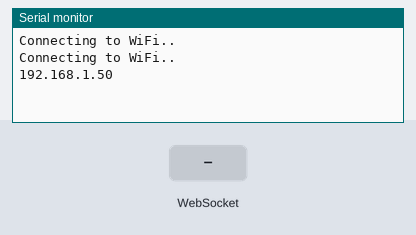
Bench run of a sketch on a simulated ESP32. On the bench: the last lines printed to the serial monitor. The test bench sets the inputs (shaded band). WiFi joins after 1.5 s; servers stay silent unless stated; the camera gives no picture.

Above: at 3.5 s.
3.6 s: WebSocket text "1" received
At 4.3 s:
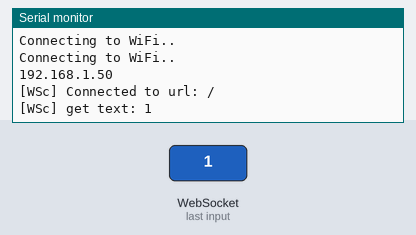
5.1 s: WebSocket text "0" received
At 5.8 s:
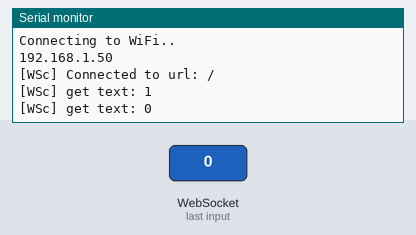
6.6 s: WebSocket text "2" received
At 7.3 s:
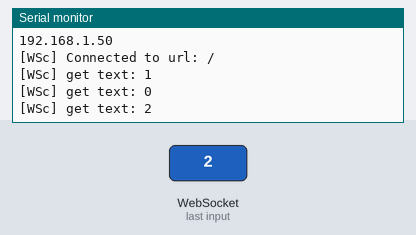

The sketch:

esp32camwebsocket.ino
```cpp
#include "WiFi.h"
#include "esp_camera.h"
//#include "base64.h"

#include <ArduinoJson.h>
#include <WebSocketsClient.h>
//#include <SocketIOclient.h>


#define PWDN_GPIO_NUM       -1
#define RESET_GPIO_NUM      -1
#define XCLK_GPIO_NUM       4
#define SIOD_GPIO_NUM       18
#define SIOC_GPIO_NUM       23

#define Y9_GPIO_NUM         36
#define Y8_GPIO_NUM         37
#define Y7_GPIO_NUM         38
#define Y6_GPIO_NUM         39
#define Y5_GPIO_NUM         35
#define Y4_GPIO_NUM         14
#define Y3_GPIO_NUM         13
#define Y2_GPIO_NUM         34
#define VSYNC_GPIO_NUM      5
#define HREF_GPIO_NUM       27
#define PCLK_GPIO_NUM       25

#define I2C_SDA             21
#define I2C_SCL             22

#define BUTTON_1            15

// Replace with your network credentials
const char* ssid = "NETGEAR31";
const char* password = "fluffywind2904";

WebSocketsClient webSocket;

void webSocketEvent(WStype_t type, uint8_t * payload, size_t length) {

  switch(type) {
    case WStype_DISCONNECTED:
      Serial.printf("[WSc] Disconnected!\n");
      break;
    case WStype_CONNECTED: {
      Serial.printf("[WSc] Connected to url: %s\n", payload);
    }
      break;
    case WStype_TEXT:
      Serial.printf("[WSc] get text: %s\n", payload);
      break;
    case WStype_BIN:
      Serial.printf("[WSc] get binary length: %u\n", length);
      break;
    case WStype_PING:
        // pong will be send automatically
        Serial.printf("[WSc] get ping\n");
        break;
    case WStype_PONG:
        // answer to a ping we send
        Serial.printf("[WSc] get pong\n");
        break;
    }

}

void setupCamera()
{

    camera_config_t config;
    config.ledc_channel = LEDC_CHANNEL_0;
    config.ledc_timer = LEDC_TIMER_0;
    config.pin_d0 = Y2_GPIO_NUM;
    config.pin_d1 = Y3_GPIO_NUM;
    config.pin_d2 = Y4_GPIO_NUM;
    config.pin_d3 = Y5_GPIO_NUM;
    config.pin_d4 = Y6_GPIO_NUM;
    config.pin_d5 = Y7_GPIO_NUM;
    config.pin_d6 = Y8_GPIO_NUM;
    config.pin_d7 = Y9_GPIO_NUM;
    config.pin_xclk = XCLK_GPIO_NUM;
    config.pin_pclk = PCLK_GPIO_NUM;
    config.pin_vsync = VSYNC_GPIO_NUM;
    config.pin_href = HREF_GPIO_NUM;
    config.pin_sscb_sda = SIOD_GPIO_NUM;
    config.pin_sscb_scl = SIOC_GPIO_NUM;
    config.pin_pwdn = PWDN_GPIO_NUM;
    config.pin_reset = RESET_GPIO_NUM;
    config.xclk_freq_hz = 20000000;
    config.pixel_format = PIXFORMAT_JPEG;

    config.frame_size = FRAMESIZE_UXGA; // FRAMESIZE_ + QVGA|CIF|VGA|SVGA|XGA|SXGA|UXGA
    config.jpeg_quality = 6;
    config.fb_count = 1;

    // Init Camera
    esp_err_t err = esp_camera_init(&config);
    if (err != ESP_OK) {
      Serial.printf("Camera init failed with error 0x%x", err);
      return;
    }

    sensor_t *s = esp_camera_sensor_get();
    //initial sensors are flipped vertically and colors are a bit saturated
    s->set_vflip(s, 1);
    s->set_hmirror(s, 1);
    s->set_raw_gma(s, 0);
    s->set_lenc(s, 1);
    s->set_dcw(s, 1);
    s->set_aec_value(s, 1);
    s->set_aec2(s, 1);
    s->set_brightness(s, 1);
    s->set_contrast(s, 1);
    s->set_saturation(s, 1);

}

void setup(){
  Serial.begin(115200);

  // Connect to Wi-Fi
  WiFi.begin(ssid, password);
  while (WiFi.status() != WL_CONNECTED) {
    delay(1000);
    Serial.println("Connecting to WiFi..");
  }

  // Print ESP32 Local IP Address
  Serial.println(WiFi.localIP());

  setupCamera();

  // server address, port and URL
  webSocket.begin("54.203.227.122", 3000, "/jpgstream_server");
  webSocket.onEvent(webSocketEvent);
  webSocket.setReconnectInterval(5000);
 // webSocket.enableHeartbeat(15000, 3000, 2);

}


unsigned long messageTimestamp = 0;
void loop() {
    webSocket.loop();
    uint64_t now = millis();

    if(now - messageTimestamp > 1000/60) {
        messageTimestamp = now;

        camera_fb_t * fb = NULL;

        // Take Picture with Camera
        fb = esp_camera_fb_get();
        if(!fb) {
          Serial.println("Camera capture failed");
          return;
        }

        webSocket.sendBIN(fb->buf,fb->len);
       // Serial.println("Image sent");
        esp_camera_fb_return(fb);
    }
}
```

Measured:
- after the input at 3.6 s, the serial monitor: prints a new line at once (image 1)
- after the input at 5.1 s, the serial monitor: prints a new line at once (image 2)
- after the input at 6.6 s, the serial monitor: prints a new line after 0.05 s (image 3)
